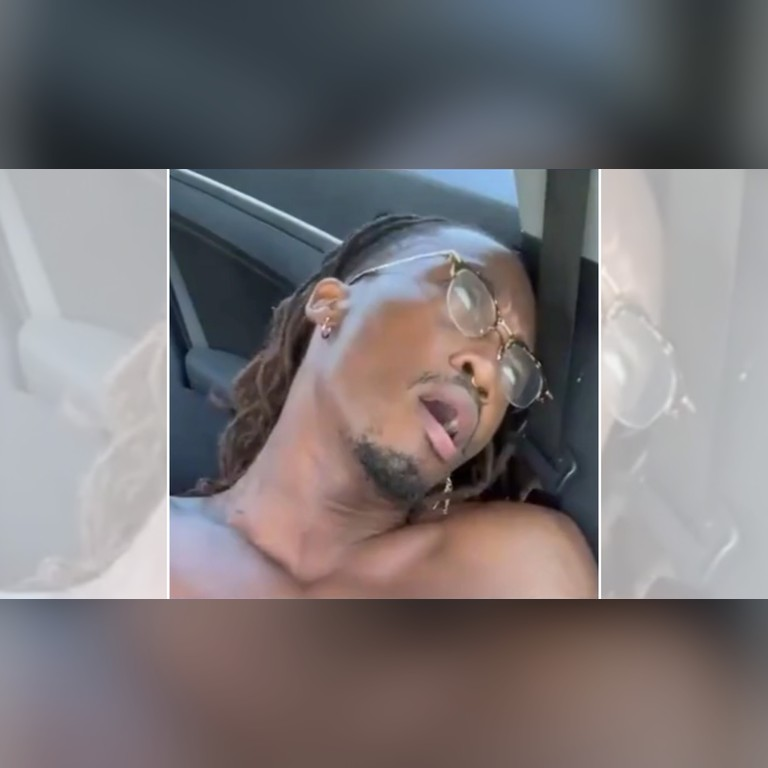
#> input picture Frontend/src/assets/memes/ambatukam.jpg, 768 x 768 px; its folder holds only this picture in this run
$ python normalize_meme_photos.py
#> lines starting #> are read from the running program, lines starting #| are printed output that depends on the picture
#> in main, im is the input picture: PIL image 768x768 RGB; mean R, G, B 120.9, 116.1, 118.4
#!/usr/bin/env python3
"""Normalize fighter portraits to a shared square resolution."""

from pathlib import Path

from PIL import Image, ImageEnhance, ImageFilter, ImageOps

ROOT = Path(__file__).resolve().parents[1] / "src" / "assets" / "memes"
SIZE = 768
EXTS = {".jpg", ".jpeg", ".png", ".webp"}


def to_rgb(im: Image.Image) -> Image.Image:
    if im.mode in ("RGBA", "LA"):
        bg = Image.new("RGB", im.size, (255, 255, 255))
        bg.paste(im, mask=im.split()[-1])
        return bg
    if im.mode == "P":
        return im.convert("RGBA").convert("RGB")
    if im.mode != "RGB":
        return im.convert("RGB")
    return im


def normalize(im: Image.Image) -> Image.Image:
    im = to_rgb(im)
    bg = ImageOps.fit(im, (SIZE, SIZE), method=Image.Resampling.LANCZOS)
    bg = bg.filter(ImageFilter.GaussianBlur(28))
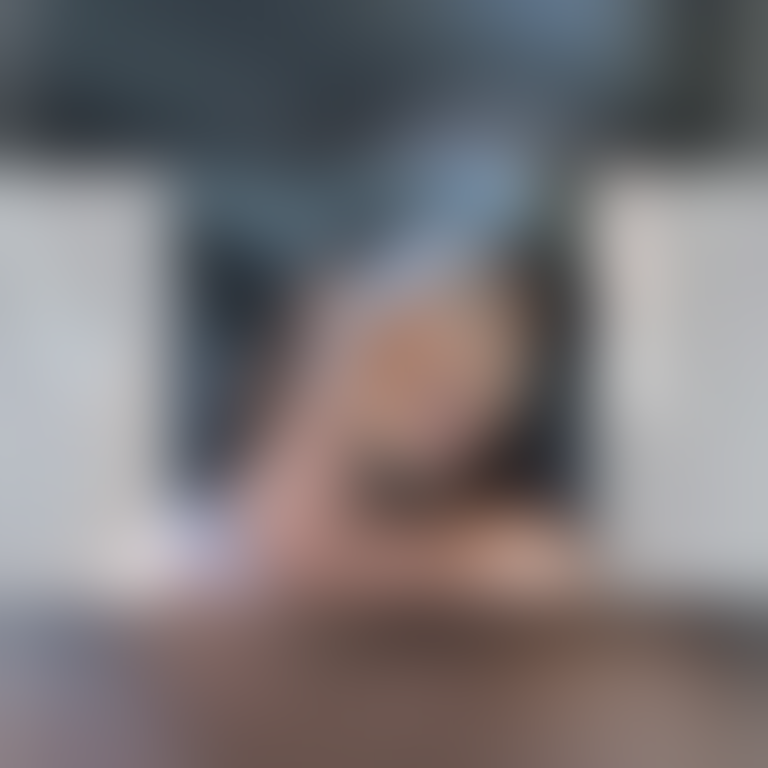
#> bg: PIL image 768x768 RGB; mean R, G, B 120.9, 116.2, 118.5
    bg = ImageEnhance.Brightness(bg).enhance(0.72)
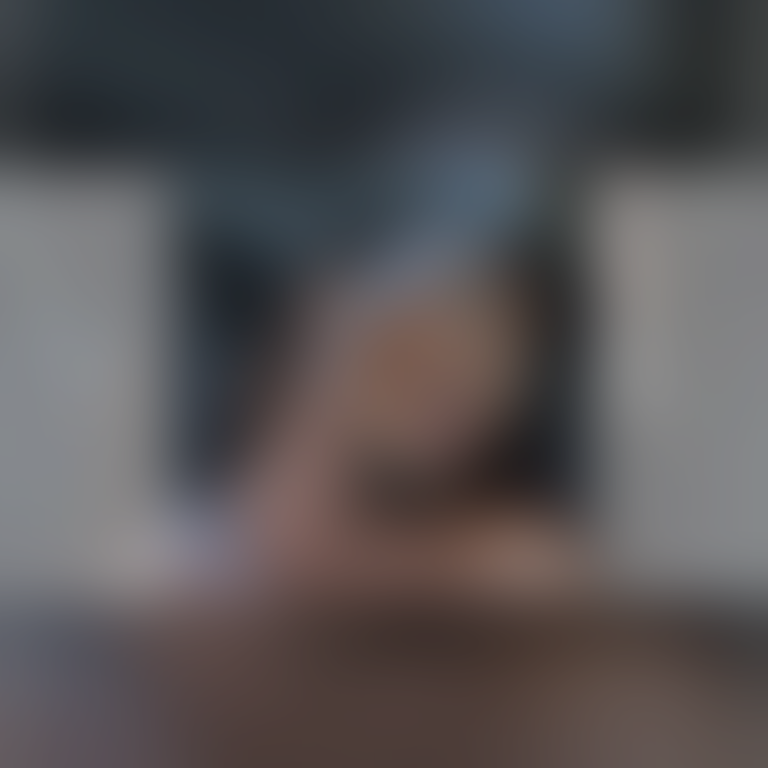
#> bg: PIL image 768x768 RGB; mean R, G, B 86.6, 83.2, 84.8
    bg = ImageEnhance.Color(bg).enhance(0.85)

    src_w, src_h = im.size
#> src_w = 768; src_h = 768
    scale = min(SIZE / src_w, SIZE / src_h)
#> scale = 1
    new_w = max(1, int(src_w * scale))
#> new_w = 768
    new_h = max(1, int(src_h * scale))
#> new_h = 768
    fg = im.resize((new_w, new_h), Image.Resampling.LANCZOS)

    canvas = bg
    canvas.paste(fg, ((SIZE - new_w) // 2, (SIZE - new_h) // 2))
    return canvas


def main() -> None:
    files = [p for p in sorted(ROOT.iterdir()) if p.suffix.lower() in EXTS]
    for path in files:
        im = Image.open(path)
        out = normalize(im)
        dest = ROOT / f"{path.stem}.jpg"
        out.save(dest, format="JPEG", quality=90, optimize=True)
        if dest.resolve() != path.resolve():
            path.unlink()
        print(f"{dest.name:40} {out.size[0]}x{out.size[1]}")
#| ambatukam.jpg                            768x768


if __name__ == "__main__":
    main()
